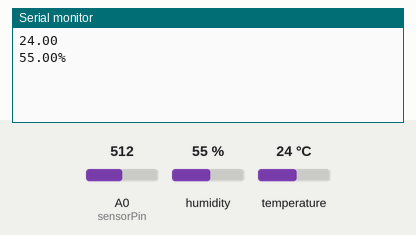
A sketch run on a simulated ESP8266 (NodeMCU). On the bench: the last lines printed to the serial monitor. The test bench sets the inputs (shaded band); at power-on: humidity 55 %, temperature 24 °C, A0 (sensorPin) = 512. WiFi joins after 1.5 s; servers stay silent unless stated.

Above: at 3.0 s.
3.1 s: humidity set to 22 %
At 4.4 s:
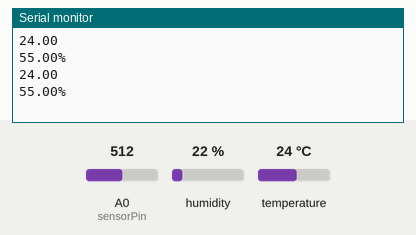
4.6 s: temperature set to 12 °C
At 6.0 s:
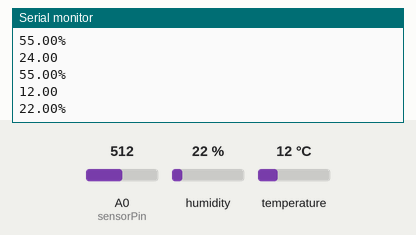
6.1 s: humidity set to 40 %
At 7.6 s:
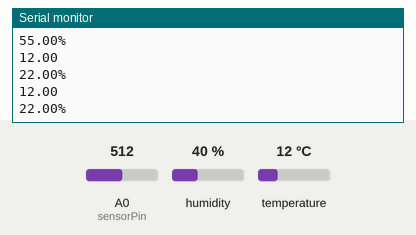
Timing chart, 0 to 9.1 s (numbered marks = the images above; inputs shaded):
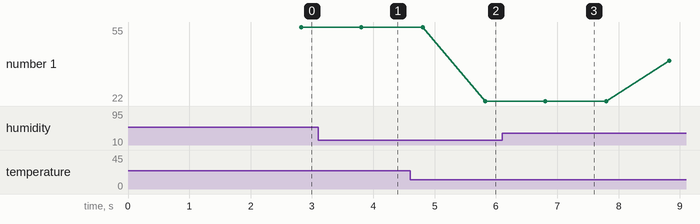

Measured:
- after the input at 4.6 s, the serial monitor: prints a new line after 1.2 s (image 2)
- plotted number 1: 22 → 40 after the input at 6.1 s

The sketch:

IoP.ino
```cpp
// (licence header left out)
#define BLYNK_PRINT Serial
#include <ESP8266WiFi.h>
#include <BlynkSimpleEsp8266.h>
#include <DHT.h>
// You should get Auth Token in the Blynk App.
char auth[] = "YourAuthToken";
char ssid[] = "YourNetworkName";
char pass[] = "YourPassword";
#define DHTPIN 2
#define DHTTYPE DHT11
DHT dht(DHTPIN, DHTTYPE);
BlynkTimer timer;
int Sensorvalue=0;
int sensorPin=A0;
int sensorValuePercent=0;
// This funcGon sends Arduino's up Gme every second to Virtual Pin (5).
// In the app, Widget's reading frequency should be set to PUSH. This means
// that you define how often to send data to Blynk App.
void sendSensor()
{
int x = analogRead(A0);
float h = dht.readHumidity();
float t = dht.readTemperature();
if (isnan(h) || isnan(t)) {
Serial.println("Failed to read from DHT sensor!");
return;
}
Serial.println(t);
Serial.print(h);
Serial.println("%");

Blynk.virtualWrite(V5, h);
Blynk.virtualWrite(V6, t);


if (x<200)
{
Blynk.notify("Water your plants");
}
}
void setup()
{
Serial.begin(9600);
Blynk.begin(auth, ssid, pass);
dht.begin();
// Setup a function to be called every second
timer.setInterval(1000, sendSensor);
}
void loop()
{
Blynk.run();
timer.run();
}
```
